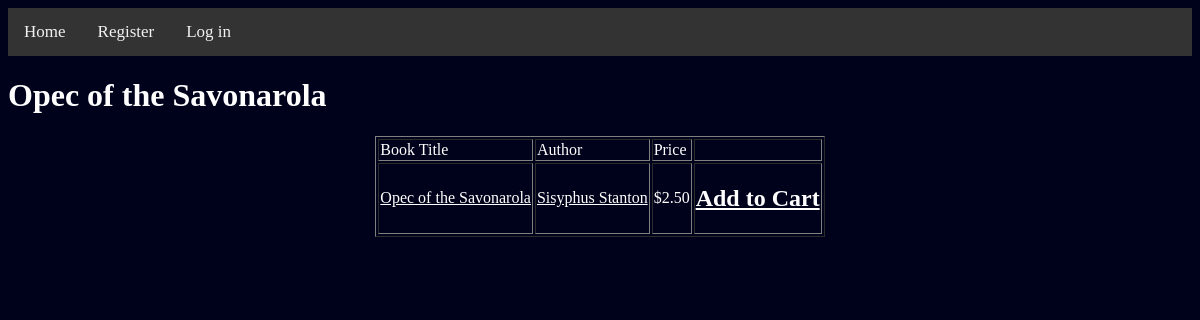
The app's page /book.php?ID=1146 with its own data.
### tables this page shows
create table book
	(bookNo		varchar(15),
	 title		varchar(255),
	 price		decimal(10,2),
	 subject	varchar(255),
	 publishDate DATE,
	 ageGroup	varchar(255),
	 primary key (bookNo)
	);

create table author
	(authorName		varchar(255),
	 authorNo	varchar(15),
	 bio		varchar(1000), 
	 primary key (authorNo)
	);

### book.php (the view, shortened to what this page needs)
<!DOCTYPE HTML>
<html>
<head>
<link rel="stylesheet" type="text/css" href="css/spamstyle.css">
</head>
<body>
<?php
include_once('Header.php');
include('db_key.php');
$query = mysqli_query($dbconnect, "SELECT book.title FROM book
										WHERE bookNo='".$_GET['ID']."' ")
   or die (mysqli_error($dbconnect));
$bookInfo=mysqli_fetch_array($query);
echo "<h1>{$bookInfo['title']}</h1>";
?>
<table border="1" align="center">
<tr>
  <td>Book Title</td>
  <td>Author</td>
  <td>Price</td>
  <td></td>
</tr>
<?php
$query = mysqli_query($dbconnect, "SELECT book.title, book.price,book.bookNo,author.authorNo, author.authorName FROM book
										INNER JOIN wroteBy ON wroteBy.bookNo=book.bookNo
										INNER JOIN author ON author.authorNo=wroteBy.authorNo
										WHERE book.bookNo='".$_GET['ID']."' ")
   or die (mysqli_error($dbconnect));
while ($row = mysqli_fetch_array($query)) {
  echo
   "<tr>
    <td><a href='book.php?ID={$row['bookNo']}'>{$row['title']}</td>
    <td><a href='bio.php?ID={$row['authorNo']}'>{$row['authorName']}</td>
    <td>\${$row['price']}</td>
	<td><a href='cart.php?ID={$row['bookNo']}'><h2 align='center'>Add to Cart</h2></td>
   </tr>\n";
}
echo"</table>";
?>
</body>
</html>

### css/spamstyle.css (style rules this page uses)
body { background-color:#00021b; color:white; }
a { color:white }

### records on screen
book: title "Opec of the Savonarola", author.authorName "Sisyphus Stanton", price "2.50"
